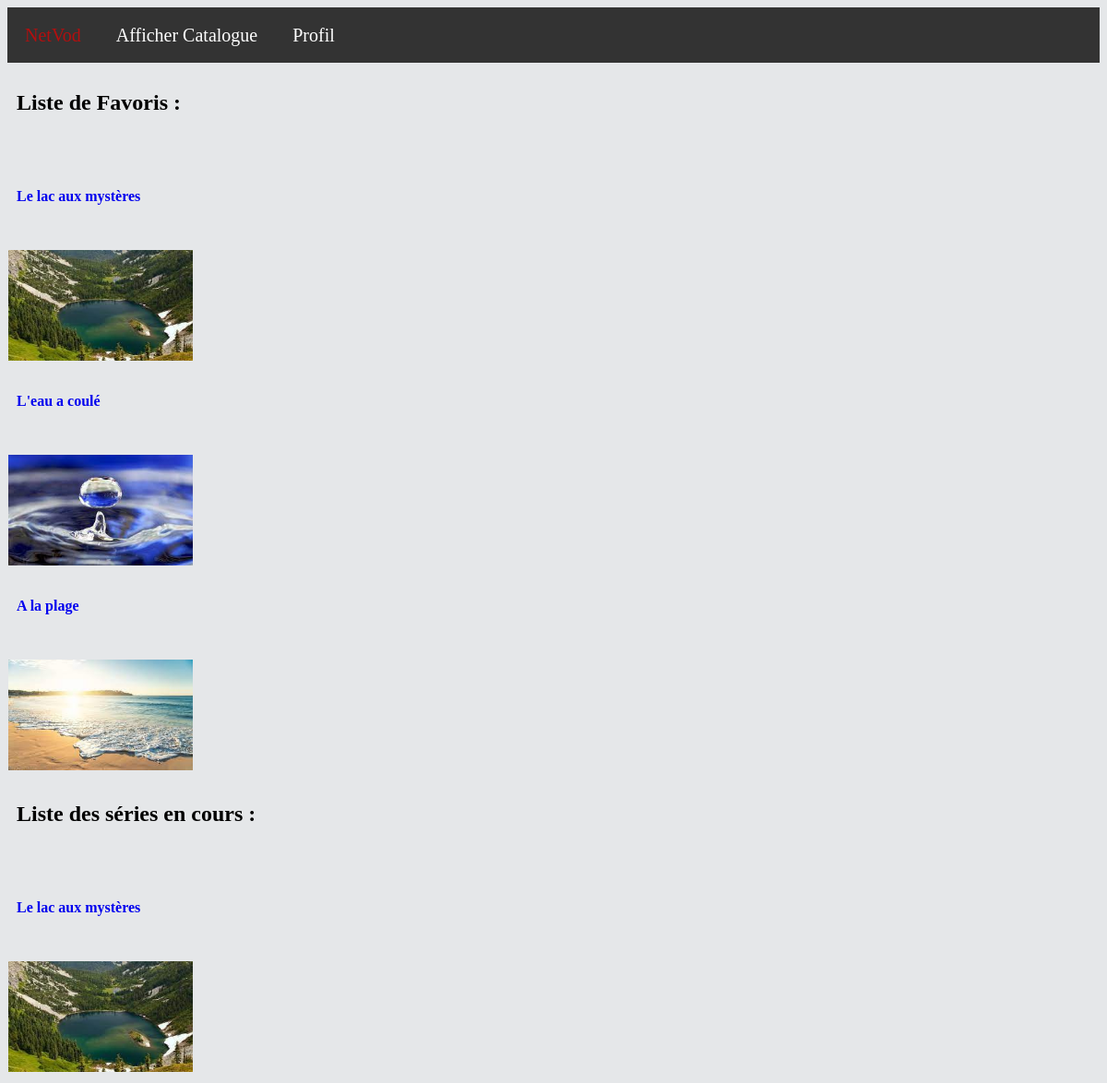
Screenshot of / (signed in) with the database file from the repository.
### tables this page shows
CREATE TABLE `serie` (
  `id` int(11) NOT NULL,
  `titre` varchar(128) NOT NULL,
  `descriptif` text NOT NULL,
  `img` varchar(256) NOT NULL,
  `genre` varchar(256) NOT NULL,
  `publicVise` varchar(256) NOT NULL,
  `annee` int(11) NOT NULL,
  `date_ajout` date NOT NULL
);

### index.php (called while the page is built, shortened)
<?php
$html = new Dispatcher();
$html->run();

### src/classes/user/User.php (called while the page is built, shortened)
<?php
class User
{
    protected string $email, $passwrd;
    function getSQL(string $table): ?array
    {
        $bdd = ConnectionFactory::makeConnection();
        $val = "idSerie";
        $c1 = $bdd->prepare("select $val from $table where email = :email");
        $c1->bindParam(":email",$this->email);
        $c1->execute();
        $array = null;
        while ($d = $c1->fetch()) {
            $serie = Serie::creerSerie($d[$val]);
            if ($serie!=null) {
                $array[] = $serie;
            }
        }
        return $array;
    }
}

### src/classes/video/Serie.php (called while the page is built, shortened)
<?php
class Serie
{
    public function __construct(string $titre, string $img, string $genre, string $publiqueVise, string $descriptif, string $sortie, string $dateAjout,int $id, array $listEpisode = [])
    {
        $this->img = $img;
        $this->titre = $titre;
        $this->id = $id;
    }
    public function __get(string $at): mixed
    {
        if (property_exists($this, $at)) {
            return $this->$at;
        } else {
            throw new \Exception("$at: invalid property");
        }
    }
    public static function creerSerie(int $id): Serie
    {
        $bdd = ConnectionFactory::makeConnection();
        $req1 = $bdd->prepare("Select * from serie where id=:id");
        $req1->bindParam(":id", $id);
        $req1->execute();
        $d = $req1->fetch();
        $serie = new Serie($d['titre'],$d['img'], $d['genre'], $d['publicVise'], $d['descriptif'], $d['annee'],$d['date_ajout'], $d['id']);
        $req2 = $bdd->prepare("Select episode.id from serie inner join episode on serie.id = episode.serie_id where serie.id=:id");
        $req2->bindParam(":id", $id);
        $req2->execute();
        $req2->fetch();
        while ($d = $req2->fetch()) {
            $ep = Episode::chercherEpisode($d['id']);
            $serie->ajouterEpisode($ep);
        }
        return $serie;
    }
}

### src/classes/video/Episode.php (called while the page is built, shortened)
<?php
class Episode
{
    public static function chercherEpisode(int $id):Episode{
        $bdd = ConnectionFactory::makeConnection();
        $requete = $bdd->prepare("Select * from episode where id=:id");
        $requete->bindParam(":id",$id);
        $requete->execute();
        $d = $requete->fetch();
        return new Episode($d['titre'],"video/".$d['file'],"Image/beach.jpg",$d['resume'],$d['numero'],$d['duree'],$d['serie_id']);
    }
}

### src/classes/action/Action.php (called while the page is built, shortened)
<?php
abstract class Action {
    public function __construct(){
        $this->http_method = $_SERVER['REQUEST_METHOD'];
    }
}

### src/classes/render/CatalogueRender.php (the view, shortened to what this page needs)
<?php
class CatalogueRender extends Render
{
    protected Serie $serie;
    public function __construct(Serie $serie)
    {
        $this->serie = $serie;
    }
    public function render(int $selector = 1): string
    {
        $res = "";
        if($selector===2){
            $res = "<div class='liste'><a href='?action=display-serie&id=" . $this->serie->id . "'>";
            $res .= "<h4>" . $this->serie->titre . "</h4>";
            $res .= "<a href='?action=display-serie&id=" . $this->serie->id . "' id='lien'><div class=zoom>
                    <div class=image>
                    <img src='Image/" . $this->serie->img . "' width='200' height='120'></a>
                    </div>
                    </div>
                    </div>";
        }
        return $res;
    }
}

### src/classes/action/DisplayPrincipaleAction.php (shortened to what this page needs)
<?php
class DisplayPrincipaleAction extends \iutnc\netvod\action\Action
{
    public function execute(): string
    {
        $res = "<h2>Liste de Favoris : </h2><br>";
        $user = unserialize($_SESSION['user']);
        if ($this->http_method == "GET") {
            $array = $user->getSQL("favori");
            if ($array!=null) {
                foreach ($array as $d) {
                    $serieCouranteRenderer = new CatalogueRender($d);
                    $res .= $serieCouranteRenderer->render(2);
                }
            }else{
                $res = "Aucune série en favori";
            }
        }
        $res .= "<h2>Liste des séries en cours : </h2><br>";
        $user = unserialize($_SESSION['user']);
        if ($this->http_method == "GET") {
            $array = $user->getSQL("enCours");
            if ($array!=null) {
                foreach ($array as $d) {
                    $serieCouranteRenderer = new CatalogueRender($d);
                    $res .= $serieCouranteRenderer->render(2);
                }
            }else{
                $res = "Aucune série en cours";
            }
        }
        return $res;
    }
}

### src/classes/dispatcher/Dispatcher.php (shortened to what this page needs)
<?php
class Dispatcher
{
    protected ?string $action = null;
    public function __construct()
    {
        $this->action = $_GET['action'] ?? null;
    }
    public function run(): void
    {
        switch ($this->action) {
            default:
                if(!isset($_SESSION['user'])) {
                    $html = "<p>Veuillez vous connecter pour accéder au catalogue</p>";
                }
                else{
                    $act = new DisplayPrincipaleAction();
                    $html = $act->execute();
                }
                break;
        }
        print($this->renderPage($html));
    }
    private function renderPage(string $res): string
    {
        if(isset($_SESSION['user'])) {
            $search ="";
            return "<!DOCTYPE html>
                    <html lang='fr'>
                    <head>
                        <title>NetVOD</title>
                        <meta charset='UTF-8' />
                        <link rel='stylesheet' href='css/style.css'>
                    </head>
                    <header>
                    <ul>
                        <li><a href='./' id='Netvod'>NetVod</a></li>
                        <li><a href='?action=display-catalogue'>Afficher Catalogue</a></li>
                        <li><a href='?action=profil'>Profil</a></li>
                        $search
                    </ul>
                    </header>
                    <body>
                    $res
                    </body>
                    </html>";
        }
        return "";
    }
}

### css/style.css (style rules this page uses)
a { height: 20px; outline: none; text-decoration: none; padding: 2px 1px 0; }
h2 { padding: 10px; }
h4 { padding: 10px; margin-bottom: 3px; margin-top: 3px; }
ul { list-style-type: none; margin: 0; padding: 0; overflow: hidden; background-color: #333; height: 60px; }
.image { width: 100%; height: 100%; }
.zoom { width: 50%; height: 20%; }
.image img { -webkit-transition: all 1s ease; -moz-transition: all 1s ease; -ms-transition: all 1s ease; -o-transition: all 1s ease; transition: all 1s ease; }
li { float: left; }
li a { display: block; color: white; text-align: center; padding: 19px 19px; text-decoration: none; font-size: 20px; }
#Netvod { color:#B30F0FFF; }
body { background: #E5E7E9; }

### rows the page displays
serie: titre "Le lac aux mystères", img (picture)
serie: titre "L'eau a coulé", img (picture)
serie: titre "A la plage", img (picture)
